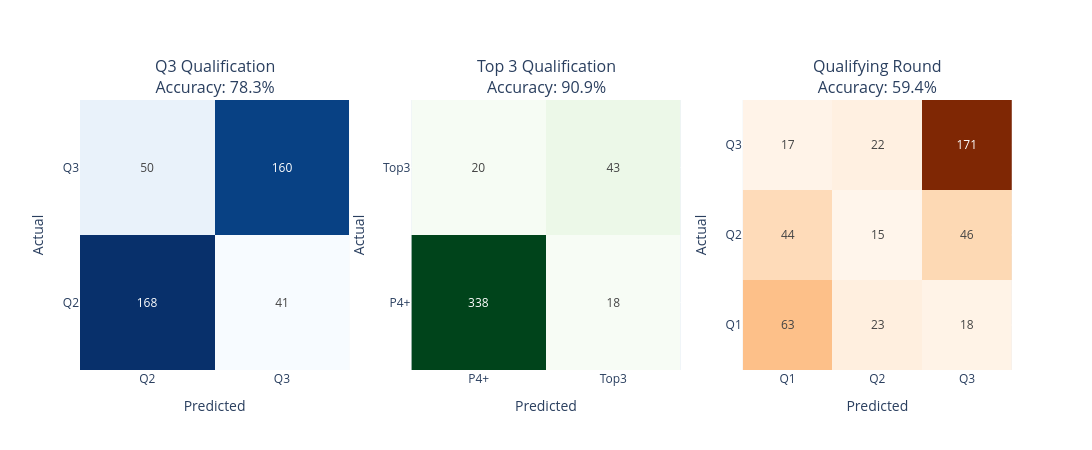

This figure's notebook cell:
### Markdown cell above
### 7.2 Confusion Matrices

### Code cell
# Extract data
cm_q3 = results_q3['confusion_matrix']
cm_top3 = results_top3['confusion_matrix']
cm_q2 = results_q2['confusion_matrix']

# Labels
labels_q3 = ['Q2', 'Q3']
labels_top3 = ['P4+', 'Top3']
labels_q2 = ['Q1', 'Q2', 'Q3']

# Subplots
fig = make_subplots(
    rows=1, cols=3,
    subplot_titles=[
        f"Q3 Qualification<br>Accuracy: {results_q3['metrics']['accuracy']:.1%}",
        f"Top 3 Qualification<br>Accuracy: {results_top3['metrics']['accuracy']:.1%}",
        f"Qualifying Round<br>Accuracy: {results_q2['metrics']['accuracy']:.1%}"
    ]
)

# ---------------------------
# 1. Q3 heatmap
# ---------------------------
fig.add_trace(
    go.Heatmap(
        z=cm_q3,
        x=labels_q3,
        y=labels_q3,
        colorscale='Blues',
        showscale=False,
        text=cm_q3,
        texttemplate="%{text}"
    ),
    row=1, col=1
)

# ---------------------------
# 2. Top 3 heatmap
# ---------------------------
fig.add_trace(
    go.Heatmap(
        z=cm_top3,
        x=labels_top3,
        y=labels_top3,
        colorscale='Greens',
        showscale=False,
        text=cm_top3,
        texttemplate="%{text}"
    ),
    row=1, col=2
)

# ---------------------------
# 3. Q1/Q2/Q3 multi-class heatmap
# ---------------------------
fig.add_trace(
    go.Heatmap(
        z=cm_q2,
        x=labels_q2,
        y=labels_q2,
        colorscale='Oranges',
        showscale=False,
        text=cm_q2,
        texttemplate="%{text}"
    ),
    row=1, col=3
)

# ---------------------------
# Layout
# ---------------------------
fig.update_xaxes(title="Predicted")
fig.update_yaxes(title="Actual")

fig.update_layout(
    height=450,
    width=1500,
    margin=dict(t=100),
)

fig.show()

### Figure 1 — Plotly figure (JSON) as saved in the notebook; plotly's stock layout.template omitted (floating-point values rounded to 4 significant figures)
{"data": [{"colorscale": [[0, "rgb(247,251,255)"], [0.125, "rgb(222,235,247)"], [0.25, "rgb(198,219,239)"], [0.375, "rgb(158,202,225)"], [0.5, "rgb(107,174,214)"], [0.625, "rgb(66,146,198)"], [0.75, "rgb(33,113,181)"], [0.875, "rgb(8,81,156)"], [1, "rgb(8,48,107)"]], "showscale": false, "text": [[168, 41], [50, 160]], "texttemplate": "%{text}", "type": "heatmap", "x": ["Q2", "Q3"], "xaxis": "x", "y": ["Q2", "Q3"], "yaxis": "y", "z": [[168, 41], [50, 160]]}, {"colorscale": [[0, "rgb(247,252,245)"], [0.125, "rgb(229,245,224)"], [0.25, "rgb(199,233,192)"], [0.375, "rgb(161,217,155)"], [0.5, "rgb(116,196,118)"], [0.625, "rgb(65,171,93)"], [0.75, "rgb(35,139,69)"], [0.875, "rgb(0,109,44)"], [1, "rgb(0,68,27)"]], "showscale": false, "text": [[338, 18], [20, 43]], "texttemplate": "%{text}", "type": "heatmap", "x": ["P4+", "Top3"], "xaxis": "x2", "y": ["P4+", "Top3"], "yaxis": "y2", "z": [[338, 18], [20, 43]]}, {"colorscale": [[0, "rgb(255,245,235)"], [0.125, "rgb(254,230,206)"], [0.25, "rgb(253,208,162)"], [0.375, "rgb(253,174,107)"], [0.5, "rgb(253,141,60)"], [0.625, "rgb(241,105,19)"], [0.75, "rgb(217,72,1)"], [0.875, "rgb(166,54,3)"], [1, "rgb(127,39,4)"]], "showscale": false, "text": [[63, 23, 18], [44, 15, 46], [17, 22, 171]], "texttemplate": "%{text}", "type": "heatmap", "x": ["Q1", "Q2", "Q3"], "xaxis": "x3", "y": ["Q1", "Q2", "Q3"], "yaxis": "y3", "z": [[63, 23, 18], [44, 15, 46], [17, 22, 171]]}], "layout": {"annotations": [{"font": {"size": 16}, "showarrow": false, "text": "Q3 Qualification<br>Accuracy: 78.3%", "x": 0.1444, "xanchor": "center", "xref": "paper", "y": 1, "yanchor": "bottom", "yref": "paper"}, {"font": {"size": 16}, "showarrow": false, "text": "Top 3 Qualification<br>Accuracy: 90.9%", "x": 0.5, "xanchor": "center", "xref": "paper", "y": 1, "yanchor": "bottom", "yref": "paper"}, {"font": {"size": 16}, "showarrow": false, "text": "Qualifying Round<br>Accuracy: 59.4%", "x": 0.8556, "xanchor": "center", "xref": "paper", "y": 1, "yanchor": "bottom", "yref": "paper"}], "height": 450, "margin": {"t": 100}, "width": 1500, "xaxis": {"anchor": "y", "domain": [0, 0.2889], "title": {"text": "Predicted"}}, "xaxis2": {"anchor": "y2", "domain": [0.3556, 0.6444], "title": {"text": "Predicted"}}, "xaxis3": {"anchor": "y3", "domain": [0.7111, 1], "title": {"text": "Predicted"}}, "yaxis": {"anchor": "x", "domain": [0, 1], "title": {"text": "Actual"}}, "yaxis2": {"anchor": "x2", "domain": [0, 1], "title": {"text": "Actual"}}, "yaxis3": {"anchor": "x3", "domain": [0, 1], "title": {"text": "Actual"}}}}
